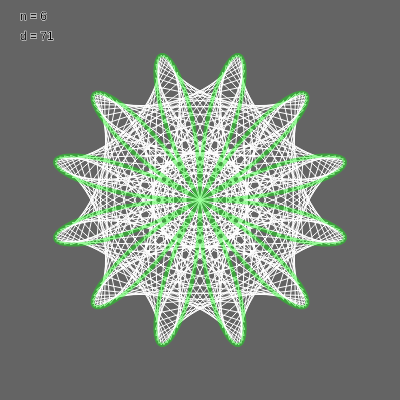
Frame 1 (no input)
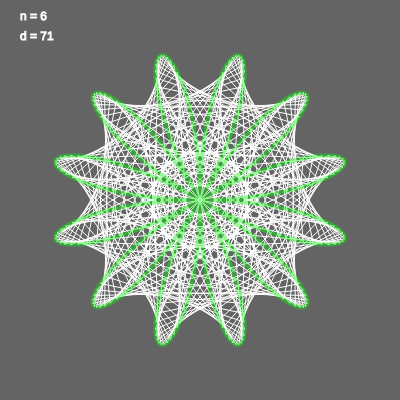
Frame 60 (no input)
Frame 120 (the mouse pressed at the canvas centre since frame 60): identical to frame 60, image omitted

The p5.js sketch that drew these frames (run headless with seeded random() and noise() and a simulated clock; from frame 60 on, the mouse is pressed at the canvas centre):

// p5.js sketch
// ── sketch.js
var n = 6;
var d = 71;

let n_slider;
let d_slider;

function setup() {
	createCanvas(400,400);
	n_slider = createSlider(0, 7, 6);
	d_slider = createSlider(0, 100, 71);



	angleMode(DEGREES);
}

function draw() {
	background(100);

	translate(width/2,height/2);
	stroke(255);
	strokeWeight(1);
	n = n_slider.value();
	d = d_slider.value();
	text("n = "+n, -180,-180);
	text("d = "+d, -180,-160);
	noFill();
	beginShape();
	for(let i = 0;i < 361; i++ ) {

		let k = (i*d);
		let r = 150*sin(n*k);
		let x = r * cos(k);
		let y = r * sin(k);
		vertex(x,y);

	}
	endShape(CLOSE);
	noFill();
	stroke(0,255,0, 100);
	strokeWeight(4);
	beginShape();
	for(let i = 0;i < 361; i++ ) {

		let k = i;
		let r = 150*sin(n*k);
		let x = r * cos(k);
		let y = r * sin(k);
		vertex(x,y);

	}
	endShape(CLOSE);


}
